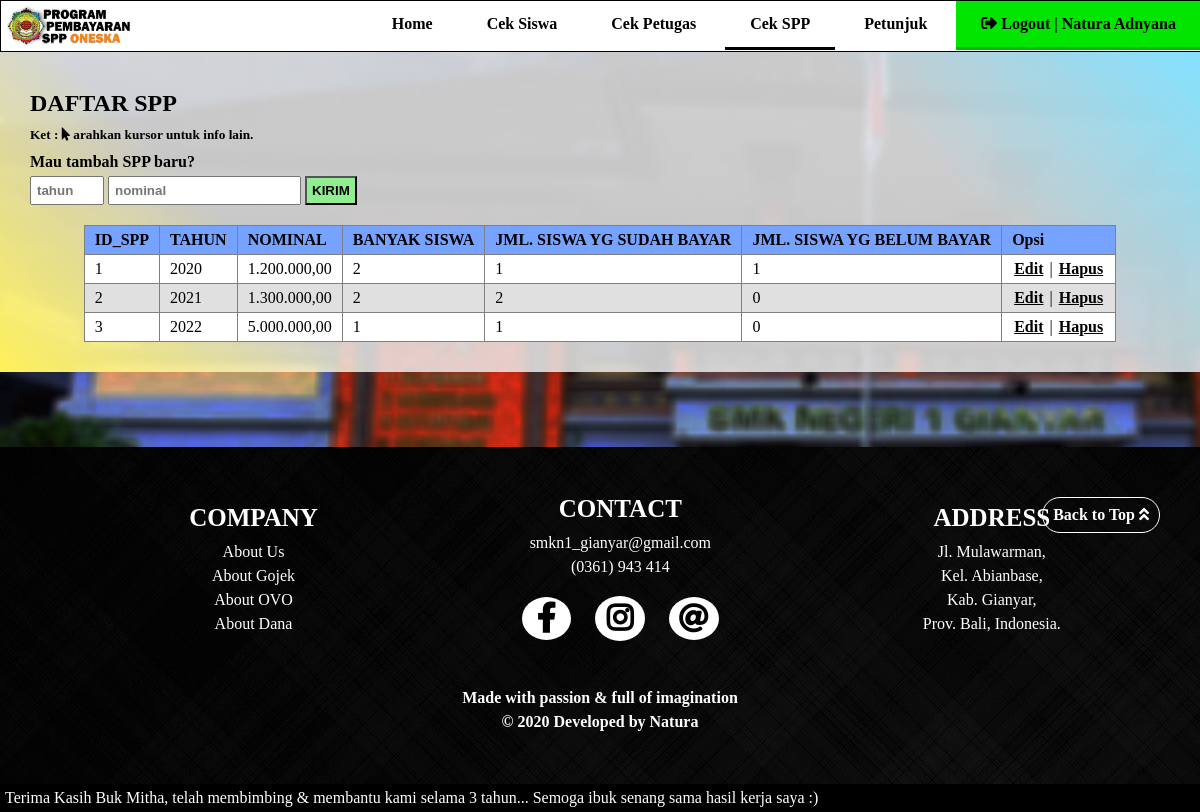
The page /petugas/info_spp.php (signed in) on the database its author committed.
### tables this page shows
CREATE TABLE `spp` (
  `id_spp` int(11) NOT NULL,
  `tahun` int(11) NOT NULL,
  `nominal` int(11) NOT NULL
);

### petugas/info_spp.php (the view, shortened to what this page needs)
<?php
	include '../action/koneksi.php';
?>
<!DOCTYPE html>
<html>
<head>
	<link rel="stylesheet" type="text/css" href="../this.css">
	<link rel="stylesheet" type="text/css" href="this_petugas.css">
	<link rel="stylesheet" type="text/css" href="../font-awesome/css/fontawesome.css">
	<link rel="stylesheet" type="text/css" href="../font-awesome/css/brands.css">
	<link rel="stylesheet" type="text/css" href="../font-awesome/css/solid.css">
</head>
<body>
	<nav>
		<a href="index.php" title="Program Pembayaran SPP Oneska"><img src="../img/logo_program.png"></a>
		<ul>
			<li><a href="petugas.php?kategori=bayarspp">Home</a></li>
			<li><a href="info_siswa.php">Cek Siswa</a></li>
		<?php
			if ($_SESSION['level']=='admin') {
		?>
			<li><a href="info_petugas.php">Cek Petugas</a></li>
		<?php
			}
		?>
			<li style="border-bottom: solid;"><a href="info_spp.php">Cek SPP</a></li>
			<li><a href="petunjuk_petugas.php">Petunjuk</a></li>
			<li style="background-color: #01E500FF; border-bottom: solid; border-color: #00BB04FF;"><a href="../action/logout_proses.php"><i class="fas fa-sign-out-alt"></i> Logout | <?php echo $_SESSION['nama_petugas'];?></a></li>
		</ul>
	</nav>
	<div class="container5">
		<h2>DAFTAR SPP</h2>
		<h5>Ket : <i class="fas fa-mouse-pointer"></i> arahkan kursor untuk info lain. </h5>
			<?php
				if ($_SESSION['level']=='admin') {
			?>
				<h4>Mau tambah SPP baru?</h4>
				<form action="../action/tambah_spp_proses.php" method="post">
					<input style="width: 60px;" type="number" name="tahun" placeholder="tahun" required="" autocomplete="off">
					<input type="number" name="nominal" placeholder="nominal" required="" autocomplete="off">
					<input type="submit" value="KIRIM">
				</form>
			<?php
				}
			?>
		<table border="1">
			<tr style="background-color: #75A3FFFF; font-weight: bold;">
				<td>ID_SPP</td>
				<td>TAHUN</td>
				<td>NOMINAL</td>
				<td>BANYAK SISWA</td>
				<td>JML. SISWA YG SUDAH BAYAR</td>
				<td>JML. SISWA YG BELUM BAYAR</td>
			<?php
				if ($_SESSION['level']=='admin') {
			?>
				<td>Opsi</td>
			<?php
				}
			?>
			</tr>
			<?php
				if (isset($_GET['info'])) {
					$id_spp=$_GET['info'];
					$select1=mysqli_query($connect, "SELECT * FROM spp WHERE id_spp='$id_spp'");
				}
				else{
					$select1=mysqli_query($connect, "SELECT * FROM spp");
				}
				while ($data1=mysqli_fetch_array($select1)) {
					$nominal1=$data1['nominal'];
					$spp=number_format($nominal1,2,',','.');
					$select2=mysqli_query($connect, "SELECT * FROM siswa WHERE id_spp='$data1[id_spp]'");
					$hasil1=mysqli_num_rows($select2);
					$select3=mysqli_query($connect, "SELECT * FROM pembayaran WHERE id_spp='$data1[id_spp]'");
					$hasil2=mysqli_num_rows($select3);
					$hasil3=$hasil1-$hasil2;
			?>
			<tr>
				<td><?=$data1['id_spp'];?></td>
				<td><?=$data1['tahun'];?></td>
				<td><?=$spp;?></td>
				<td><?=$hasil1;?></td>
				<td><?=$hasil2;?></td>
				<td><?=$hasil3;?></td>
			<?php
				if ($_SESSION['level']=='admin') {
			?>
				<td><a class="konfirmasi" href="edit_spp.php?info=<?=$data1['id_spp'];?>">Edit</a> | <a class="batal" href="../action/hapus_spp_proses.php?info=<?=$data1['id_spp'];?>">Hapus</a></td>
			<?php
				}
			?>
			</tr>
			<?php
				}
			?>
		</table>
	</div>
<?php
	include '../footer.php';
?>
</body>
</html>

### this.css (style rules this page uses)
* { margin: 0; padding: 0; text-decoration: none; scroll-behavior: smooth; }
body { background-image: url("img/gedung_smk_blur.jpg"); background-attachment: fixed; background-repeat: no-repeat; background-size: cover; }
nav { position: fixed; top: 0; background-color: white; width: 100%; font-family: Tahoma; border: solid 1px; height: 50px; overflow: hidden; z-index: 99; }
nav img { float: left; height: 50px; }
nav ul { float: right; }
nav ul li { position: relative; display: inline-block; }
nav ul li a { display: block; padding: 14px 25px; color: black; font-weight: bold; transition: 0.5s; }
nav ul li a i { transition: 0.5s; }

### petugas/this_petugas.css (style rules this page uses)
.container5 { margin-top: 50px; background: linear-gradient(45deg, #FFF15BFF, #EFEFEFD4, #EFEFEFD4, #EFEFEFD4, #84E2FFFF); padding: 30px; }
.container5 h2 { margin-top: 10px; font-family: Tahoma; }
.container5 h5 { margin-top: 10px; }
.container5 h4 { margin-top: 10px; }
.container5 table { margin: auto; margin-top: 20px; border-collapse: collapse; }
.container5 table tr:nth-child(odd) { background-color: #E0E0E0FF; }
.container5 table tr:nth-child(even) { background-color: white; }
.container5 table tr td { padding: 5px 10px; }
.container5 table tr td a { padding: 2px; border-radius: 2px; color: black; font-weight: bold; text-decoration: underline; }
.container5 form { margin-top: 5px; }
.container5 form input { padding: 5px; font-weight: bold; }
.container5 form input[type="submit"] { background-color: lightgreen; cursor: pointer; transition: 0.2s; }

### rows shown on the page
spp: id_spp "1", tahun "2020", nominal "1.200.000,00", hasil1 "2", hasil2 "1", hasil3 "1"
spp: id_spp "2", tahun "2021", nominal "1.300.000,00", hasil1 "2", hasil2 "2", hasil3 "0"
spp: id_spp "3", tahun "2022", nominal "5.000.000,00", hasil1 "1", hasil2 "1", hasil3 "0"

### other values the page prints
$_SESSION['nama_petugas'] "Natura Adnyana"
